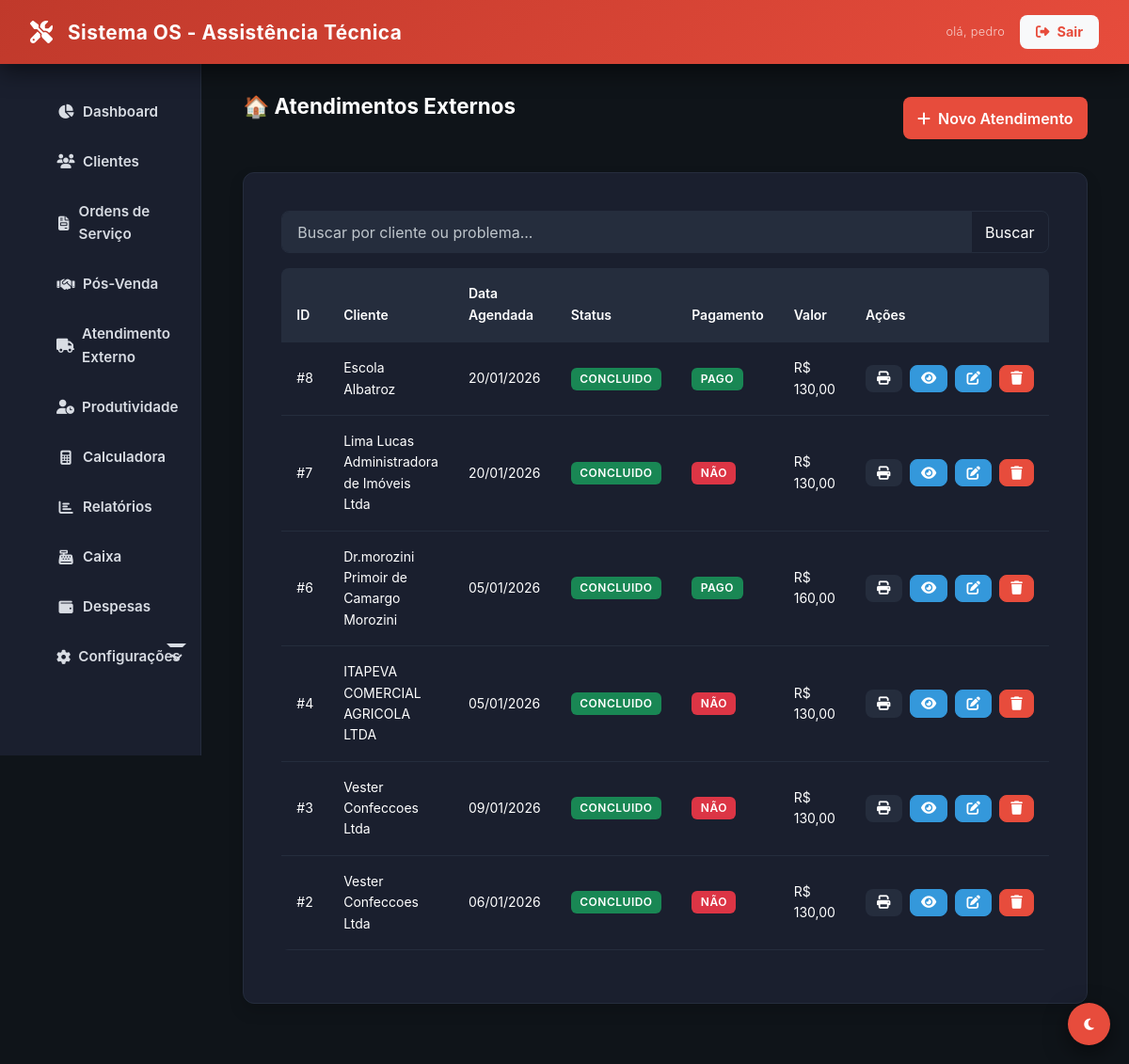
The app's page /atendimentos-externos (signed in) with its own data.
### tables this page shows
CREATE TABLE `atendimentos_externos` (
  `id` int NOT NULL,
  `cliente_id` int NOT NULL,
  `usuario_id` int DEFAULT NULL,
  `ordem_servico_id` int DEFAULT NULL,
  `descricao_problema` text NOT NULL,
  `endereco_visita` varchar(255) NOT NULL,
  `data_agendada` datetime DEFAULT NULL,
  `status` enum('pendente','agendado','em_deslocamento','concluido','cancelado') DEFAULT 'pendente',
  `pagamento` enum('não','parcial','pago') DEFAULT 'não',
  `valor_deslocamento` decimal(10,2) DEFAULT '0.00',
  `valor_total` decimal(10,2) DEFAULT '0.00',
  `observacoes_tecnicas` text,
  `created_at` timestamp NULL DEFAULT CURRENT_TIMESTAMP,
  `updated_at` timestamp NULL DEFAULT NULL ON UPDATE CURRENT_TIMESTAMP,
  `hora_entrada` time DEFAULT NULL,
  `hora_saida` time DEFAULT NULL,
  `tempo_total` varchar(50) DEFAULT NULL,
  `ativo` tinyint(1) DEFAULT '1',
  `equipamentos` varchar(255) DEFAULT NULL,
  `detalhes_servico` varchar(255) DEFAULT NULL
);

CREATE TABLE `clientes` (
  `id` int NOT NULL,
  `nome_completo` varchar(150) NOT NULL,
  `tipo_pessoa` varchar(20) NOT NULL,
  `documento` varchar(20) DEFAULT NULL,
  `email` varchar(150) DEFAULT NULL,
  `telefone_principal` varchar(20) DEFAULT NULL,
  `telefone_secundario` varchar(20) DEFAULT NULL,
  `endereco_logradouro` varchar(150) DEFAULT NULL,
  `endereco_numero` varchar(10) DEFAULT NULL,
  `endereco_bairro` varchar(60) DEFAULT NULL,
  `endereco_cidade` varchar(60) DEFAULT NULL,
  `data_nascimento` date DEFAULT NULL,
  `observacoes` text,
  `ativo` tinyint(1) DEFAULT '1',
  `created_at` timestamp NULL DEFAULT CURRENT_TIMESTAMP,
  `updated_at` timestamp NULL DEFAULT NULL
);

### app/Core/Controller.php (called while the page is built, shortened)
<?php
abstract class Controller
{
    protected function view(string $view, array $data = []): void
    {
        extract($data);
        $path = __DIR__ . "/../Views/{$view}.php";
        require $path;
    }
}

### app/Controllers/BaseController.php (called while the page is built, shortened)
<?php
abstract class BaseController extends Controller
{
    protected function render(string $view, array $data = []): void
    {
        $data['content'] = __DIR__ . "/../Views/{$view}.php";
        if (!isset($data['user'])) {
            $data['user'] = Auth::user();
        }
        $this->view('layout/main', $data);
    }
}

### app/Controllers/AtendimentoExternoController.php (called while the page is built, shortened)
<?php
class AtendimentoExternoController extends BaseController
{
    private $atendimentoModel;
    public function __construct()
    {
        $this->atendimentoModel = new AtendimentoExterno();
    }
    public function index()
    {
        $porPagina = 10;
        $paginaAtual = filter_input(INPUT_GET, 'pagina', FILTER_VALIDATE_INT) ?: 1;
        $offset = ($paginaAtual - 1) * $porPagina;
        $termo = filter_input(INPUT_GET, 'busca', FILTER_SANITIZE_SPECIAL_CHARS);
        $whereClause = '';
        $params = [];
        $totalAtendimentos = $this->atendimentoModel->countAll($whereClause, $params);
        $atendimentos = $this->atendimentoModel->getPaginated($porPagina, $offset, $whereClause, $params);
        $this->render('atendimento_externo/index', [
            'title' => 'Atendimentos Externos',
            'atendimentos' => $atendimentos,
            'busca' => $termo,
            'paginaAtual' => $paginaAtual,
            'totalPaginas' => ceil($totalAtendimentos / $porPagina)
        ]);
    }
}

### public/index.php (called while the page is built, shortened)
<?php
require_once __DIR__ . '/../app/Core/Autoload.php';
$router = require_once __DIR__ . '/../app/routes.php';
$uri = trim(parse_url($_SERVER['REQUEST_URI'], PHP_URL_PATH), '/');
$method = $_SERVER['REQUEST_METHOD'];
$router->dispatch($uri, $method);

### app/Core/Autoload.php (called while the page is built, shortened)
<?php
spl_autoload_register(function ($class) {
    $prefix = 'App\\';
    $base_dir = __DIR__ . '/../';
    $len = strlen($prefix);
    if (strncmp($prefix, $class, $len) !== 0) {
        return;
    }
    $relative_class = substr($class, $len);
    $file = $base_dir . str_replace('\\', '/', $relative_class) . '.php';
});

### app/Core/Database.php (called while the page is built, shortened)
<?php
class Database
{
    private static ?Database $instance = null;
    private PDO $conn;
    private function __construct()
    {
        $host = DB_HOST;
        $db   = DB_NAME;
        $user = DB_USER;
        $pass = DB_PASS;
        $charset = 'utf8mb4';
        $dsn = "mysql:host=$host;dbname=$db;charset=$charset";
        $options = [
            PDO::ATTR_ERRMODE            => PDO::ERRMODE_EXCEPTION,
            PDO::ATTR_DEFAULT_FETCH_MODE => PDO::FETCH_ASSOC,
            PDO::ATTR_EMULATE_PREPARES   => false,
            PDO::MYSQL_ATTR_INIT_COMMAND => "SET NAMES utf8mb4; SET time_zone = '-03:00'"
        ];
        try {
            $this->conn = new PDO($dsn, $user, $pass, $options);
        } catch (PDOException $e) {
            error_log("Erro de Conexão com o Banco de Dados: " . $e->getMessage());
            if (($_ENV['APP_DEBUG'] ?? 'false') === 'true') {
                die("Erro de Conexão: " . $e->getMessage());
            }
            die("Erro de Conexão: Por favor, tente novamente mais tarde.");
        }
    }
    public static function getInstance(): Database
    {
        if (self::$instance === null) {
            self::$instance = new self();
        }
        return self::$instance;
    }
    public function getConnection(): PDO
    {
        return $this->conn;
    }
}

### app/Core/Model.php (called while the page is built, shortened)
<?php
abstract class Model
{
    public function __construct()
    {
        $this->db = Database::getInstance()->getConnection();
    }
}

### app/Models/AtendimentoExterno.php (called while the page is built, shortened)
<?php
class AtendimentoExterno extends Model
{
    protected string $table = 'atendimentos_externos';
    public function getPaginated(int $limit, int $offset, string $whereClause = '', array $params = []): array
    {
        $sql = "SELECT ae.*, c.nome_completo as cliente_nome
                FROM {$this->table} ae
                JOIN clientes c ON ae.cliente_id = c.id";
        $sql .= " ORDER BY ae.created_at DESC LIMIT :limit OFFSET :offset";
        $stmt = $this->db->prepare($sql);
        $stmt->bindValue(':limit', $limit, \PDO::PARAM_INT);
        $stmt->bindValue(':offset', $offset, \PDO::PARAM_INT);
        $stmt->execute();
        return $stmt->fetchAll(\PDO::FETCH_ASSOC);
    }
}

### app/Views/atendimento_externo/index.php (the view, shortened to what this page needs)
<div class="container-fluid">
    <div class="d-flex justify-content-between align-items-center mb-4">
        <h1>🏠 Atendimentos Externos</h1>
        <a href="<?php echo BASE_URL; ?>atendimentos-externos/form" class="btn btn-primary">
            <i class="fas fa-plus"></i> Novo Atendimento
        </a>
    </div>
    <div class="card shadow mb-4">
        <div class="card-body">
            <form action="<?php echo BASE_URL; ?>atendimentos-externos" method="GET" class="mb-3">
                <div class="input-group">
                    <input type="text" name="busca" class="form-control" placeholder="Buscar por cliente ou problema..." value="<?php echo htmlspecialchars($busca ?? ''); ?>">
                    <button class="btn btn-outline-secondary" type="submit">Buscar</button>
                </div>
            </form>
            <div class="table-responsive">
                <table class="table table-hover">
                    <thead>
                        <tr>
                            <th>ID</th>
                            <th>Cliente</th>
                            <th>Data Agendada</th>
	                            <th>Status</th>
	                            <th>Pagamento</th>
	                            <th>Valor</th>
	                            <th>Ações</th>
                        </tr>
                    </thead>
                    <tbody>
                        <?php if (empty($atendimentos)): ?>
                            <tr>
                                <td colspan="6" class="text-center">Nenhum atendimento encontrado.</td>
                            </tr>
                        <?php else: ?>
                            <?php foreach ($atendimentos as $atendimento): ?>
                                <tr>
                                    <td>#<?php echo $atendimento['id']; ?></td>
                                    <td><?php echo htmlspecialchars($atendimento['cliente_nome']); ?></td>
                                    <td><?php echo $atendimento['data_agendada'] ? date('d/m/Y', strtotime($atendimento['data_agendada'])) : 'Não agendado'; ?></td>
	                                    <td>
	                                        <span class="badge bg-<?php
	                                            echo match($atendimento['status']) {
	                                                'pendente' => 'warning',
	                                                'agendado' => 'info',
	                                                'em_deslocamento' => 'primary',
	                                                'concluido' => 'success',
	                                                'cancelado' => 'danger',
	                                                default => 'secondary'
	                                            };
	                                        ?>">
	                                            <?php echo ucfirst($atendimento['status']); ?>
	                                        </span>
	                                    </td>
	                                    <td>
	                                        <span class="badge bg-<?php
	                                            echo match($atendimento['pagamento'] ?? 'não') {
	                                                'pago' => 'success',
	                                                'parcial' => 'warning',
	                                                'não' => 'danger',
	                                                default => 'secondary'
	                                            };
	                                        ?>">
	                                            <?php echo ucfirst($atendimento['pagamento'] ?? 'não'); ?>
	                                        </span>
	                                    </td>
	                                    <td>R$ <?php echo number_format($atendimento['valor_deslocamento'], 2, ',', '.'); ?></td>
                                    <td>
                                        <div class="d-flex gap-1">
                                            <a href="<?php echo BASE_URL; ?>atendimentos-externos/print?id=<?php echo $atendimento['id']; ?>" class="btn btn-sm btn-secondary" target="_blank" title="Imprimir Folha">
                                                <i class="fas fa-print"></i>
                                            </a>
                                            <a href="<?php echo BASE_URL; ?>atendimentos-externos/view?id=<?php echo $atendimento['id']; ?>" class="btn btn-sm btn-info" title="Visualizar">
                                                <i class="fas fa-eye"></i>
                                            </a>
                                            <a href="<?php echo BASE_URL; ?>atendimentos-externos/form?id=<?php echo $atendimento['id']; ?>" class="btn btn-sm btn-info" title="Editar">
                                                <i class="fas fa-edit"></i>
                                            </a>
                                            <form action="<?php echo BASE_URL; ?>atendimentos-externos/deletar" method="POST" class="d-inline" onsubmit="return confirm('Tem certeza que deseja excluir este atendimento?')">
                                                <button type="submit" class="btn btn-sm btn-danger" title="Excluir">
                                                    <i class="fas fa-trash"></i>
                                                </button>
                                            </form>
                                        </div>
                                    </td>
                                </tr>
                            <?php endforeach; ?>
                        <?php endif; ?>
                    </tbody>
                </table>
            </div>
        </div>
    </div>
</div>

### app/Core/Router.php (shortened to what this page needs)
<?php
class Router
{
    protected array $routes = [];
    public function add(string $method, string $uri, string $controller): void
    {
        $this->routes[] = [
            'uri' => trim($uri, '/'),
            'controller' => $controller,
            'method' => strtoupper($method),
        ];
    }
    public function dispatch(string $uri, string $method): void
    {
        $uri = trim($uri, '/');
        $method = strtoupper($method);
        foreach ($this->routes as $route) {
            if ($route['uri'] === $uri && $route['method'] === $method) {
                $parts = explode('@', $route['controller']);
                $action = $parts[1] ?? 'index';
                $controller = new $controllerClass();
                $controller->$action();
                return;
            }
        }
    }
}

### records on screen
atendimentos_externos: id "8", cliente.nome_completo "Escola Albatroz", data_agendada "20/01/2026", status "CONCLUIDO", pagamento "PAGO", valor_deslocamento "130,00"
atendimentos_externos: id "7", cliente.nome_completo "Lima Lucas Administradora de Imóveis Ltda", data_agendada "20/01/2026", status "CONCLUIDO", pagamento "NÃO", valor_deslocamento "130,00"
atendimentos_externos: id "6", cliente.nome_completo "Dr.morozini Primoir de Camargo Morozini", data_agendada "05/01/2026", status "CONCLUIDO", pagamento "PAGO", valor_deslocamento "160,00"
atendimentos_externos: id "4", cliente.nome_completo "ITAPEVA COMERCIAL AGRICOLA LTDA", data_agendada "05/01/2026", status "CONCLUIDO", pagamento "NÃO", valor_deslocamento "130,00"
atendimentos_externos: id "3", cliente.nome_completo "Vester Confeccoes Ltda", data_agendada "09/01/2026", status "CONCLUIDO", pagamento "NÃO", valor_deslocamento "130,00"
atendimentos_externos: id "2", cliente.nome_completo "Vester Confeccoes Ltda", data_agendada "06/01/2026", status "CONCLUIDO", pagamento "NÃO", valor_deslocamento "130,00"
